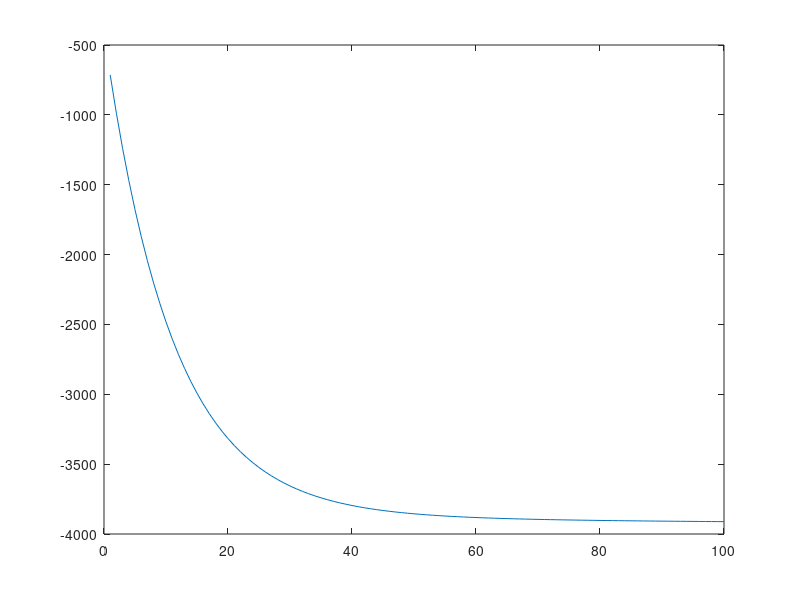

Source code (MATLAB):

% taille des exemples
n = 11;

% taille des variables
m = 2;

alpha = 0.1;

x = [ 1, 1;
      1, 2;
      1, 2;
      1, 3;
      1, 3;
      1, 4;
      1, 5;
      1, 6;
      1, 6;
      1, 6;
      1, 8;
      1, 10];

y = [ -890;
      -1411;
      -1560;
      -2220;
      -2091;
      -2878;
      -3537;
      -3268;
      -3920;
      -4163;
      -5471;
      -5167];

th = [-500;
      -662];


function [th, gaps] = gradient_descent(x, y, th, alpha)
  gaps = [];
  for it=1:100
    temp = zeros(2, 1);
    temp(1) = th(1) - alpha * j_derivative(x, y, th, 1);
    temp(2) = th(2) - alpha * j_derivative(x, y, th, 2);
    th = temp;
    gaps(end+1) = gap(x, y, th);
  end
end

function [gap] = j_derivative(x, y, th, j)
  gap = 0;
  for i=1:2
    gap += (linear_f(x(i), th(i)) - y(i)) * x(i, j)/3;
  end
end

function [gap] = gap(x, y, th)
  gap = 0;
  for i=1:11
    gap += (linear_f(x(i, :), th) - y(i))/11;
  end
end

function [J] = cost_function(th)
  x = [ 1, 1;
        1, 2;
        1, 2;
        1, 3;
        1, 3;
        1, 4;
        1, 5;
        1, 6;
        1, 6;
        1, 6;
        1, 8;
        1, 10];

  y = [ -890;
        -1411;
        -1560;
        -2220;
        -2091;
        -2878;
        -3537;
        -3268;
        -3920;
        -4163;
        -5471;
        -5167];
  m = 11;
  J=0;
  for i=1:m
    J1 = y(i) * log(linear_f(x(i, :), th));
    J2 = (1 - y(i)) * log(1 - linear_f(x(i, :), th));
    J += -(J1 + J2)/m;
  end
end

function [z] = logistic_f(x, th)
  disp('x');
  x(i, :)
  disp('th');
  th
  z = 1 ./ (1+exp(-th.'*x));
end

function [z] = linear_f(x, th)
  z = x * th;
end

[th, gaps] = gradient_descent(x, y, th, alpha);
figure;
plot(1:100, gaps);
thetaOptimized = fminunc(@cost_function, th)

pause;
